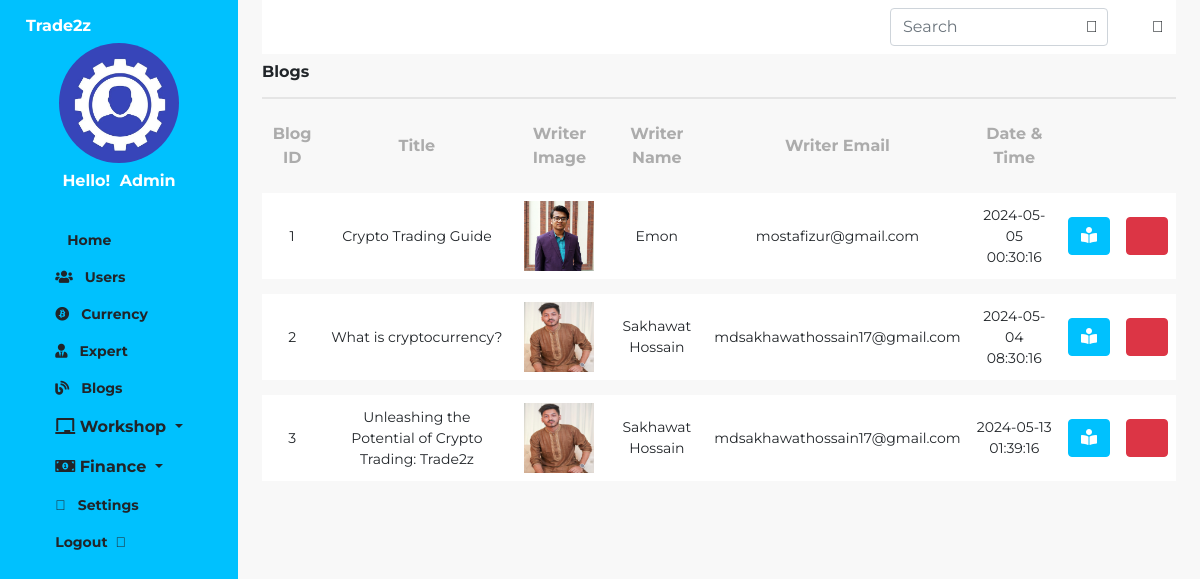
/admin/pages/blogs.php, run on the app's committed database.
### tables this page shows
CREATE TABLE `blogs` (
  `b_id` int(11) NOT NULL,
  `b_img` varchar(255) NOT NULL,
  `writer_id` int(11) NOT NULL,
  `title` varchar(255) NOT NULL,
  `content` longtext NOT NULL,
  `date_time` datetime NOT NULL
);

CREATE TABLE `userinfo` (
  `user_id` int(11) NOT NULL,
  `img` varchar(255) NOT NULL,
  `name` varchar(50) NOT NULL,
  `email` varchar(50) NOT NULL,
  `password` varchar(50) NOT NULL,
  `country` varchar(30) NOT NULL,
  `region` varchar(30) NOT NULL
);

### admin/pages/blogs.php (the view, shortened to what this page needs)
<!DOCTYPE html>
<html lang="en">
<head>
    <link rel="stylesheet" href="../css/bootstrap.css">
    <link rel="stylesheet" href="../css/style.css">
    <link rel="stylesheet" href="https://pro.fontawesome.com/releases/v5.10.0/css/all.css"
 />
</head>
<body class="bg-content">
    <main class="dashboard d-flex">
        <?php include "component/sidebar.php"; ?>
        <div class="container-fluid px-4">
            <?php include "component/header.php"; ?>
            <div class="student-list-header d-flex justify-content-between align-items-center py-2">
                <div class="title h6 fw-bold">Blogs</div>
                <div class="btn-add d-flex gap-3 align-items-center">
                    <div class="short">
                        <i class="far fa-sort"></i>
                    </div>
                </div>
            </div>
            <div class="table-responsive">
                <table class="table student_list table-borderless">
                    <thead>
                        <tr class="align-middle">
                            <th style="text-align: center; vertical-align: middle;">Blog ID</th>
                            <th style="text-align: center; vertical-align: middle;">Title</th>
                            <th style="text-align: center; vertical-align: middle;">Writer Image</th>
                            <th style="text-align: center; vertical-align: middle;">Writer Name</th>
                            <th style="text-align: center; vertical-align: middle;">Writer Email</th>
                            <th style="text-align: center; vertical-align: middle;">Date & Time</th>
                            <th> </th>
                        </tr>
                    </thead>
                    <tbody>
                        <?php
                        include 'connection.php';
                        $result = $con->query("SELECT blogs.*, expert.user_id, userinfo.img, userinfo.name, userinfo.email
                            FROM blogs
                            INNER JOIN expert ON blogs.writer_id = expert.exp_id
                            INNER JOIN userinfo ON expert.user_id = userinfo.user_id");
                        foreach ($result as $value):
                        ?>
                            <tr class="bg-white align-middle">
                                <td style="text-align: center; vertical-align: middle;"><?php echo $value['b_id']; ?></td>
                                <td style="text-align: center; vertical-align: middle;"><?php echo $value['title']; ?></td>
                                <td style="text-align: center; vertical-align: middle;"><img src="../assets/img/<?php echo $value['img'] ?>" alt="img" height="70" width="70"></td>
                                <td style="text-align: center; vertical-align: middle;"><?php echo $value['name']; ?></td>
                                <td style="text-align: center; vertical-align: middle;"><?php echo $value['email']; ?></td>
                                <td style="text-align: center; vertical-align: middle;"><?php echo $value['date_time']; ?></td>
                                <td style="vertical-align: middle;">
                                    <button type="button" class="btn btn-primary" data-bs-toggle="modal" data-bs-target="#blogContentModal_<?php echo $value['b_id'] ?>"><i class="fas fa-book-reader"></i></button>
                                </td>
                                <td style="vertical-align: middle;">
                                    <button onclick="confirmDelete(<?php echo $value['b_id']; ?>)" class="btn btn-danger"><i class="far fa-trash"></i></button>
                                </td>
                            </tr>
                        <?php endforeach; ?>
                    </tbody>
                </table>
            </div>
        </div>
    </main>
</body>
</html>

### admin/css/style.css (style rules this page uses)
* { font-family: 'Montserrat',sans-serif; font-style: normal; }
.bg-content { background:#F8F8F8; }
.student_list { border-collapse: separate; border-spacing: 0 15px; }
.table th { font-size: 12px; color:#ACACAC; }
table tbody { font-size: 14px; }
.student-list-header { border-bottom: 2px solid #E5E5E5; }
.student-list-header i { color:#00C1FE; }
.btn-primary { background-color: #00C1FE; border-color: #00C1FE; }

### admin/pages/blogs.php (style rules this page uses)
.align-middle th { font-weight: bold; font-size: 1.0em; }

### data on the page
blogs: b_id "1", title "Crypto Trading Guide", userinfo.img (picture), userinfo.name "Emon", userinfo.email "mostafizur@gmail.com", date_time "2024-05-05 00:30:16"
blogs: b_id "2", title "What is cryptocurrency?", userinfo.img (picture), userinfo.name "Sakhawat Hossain", userinfo.email "mdsakhawathossain17@gmail.com", date_time "2024-05-04 08:30:16"
blogs: b_id "3", title "Unleashing the Potential of Crypto Trading: Trade2z", userinfo.img (picture), userinfo.name "Sakhawat Hossain", userinfo.email "mdsakhawathossain17@gmail.com", date_time "2024-05-13 01:39:16"
